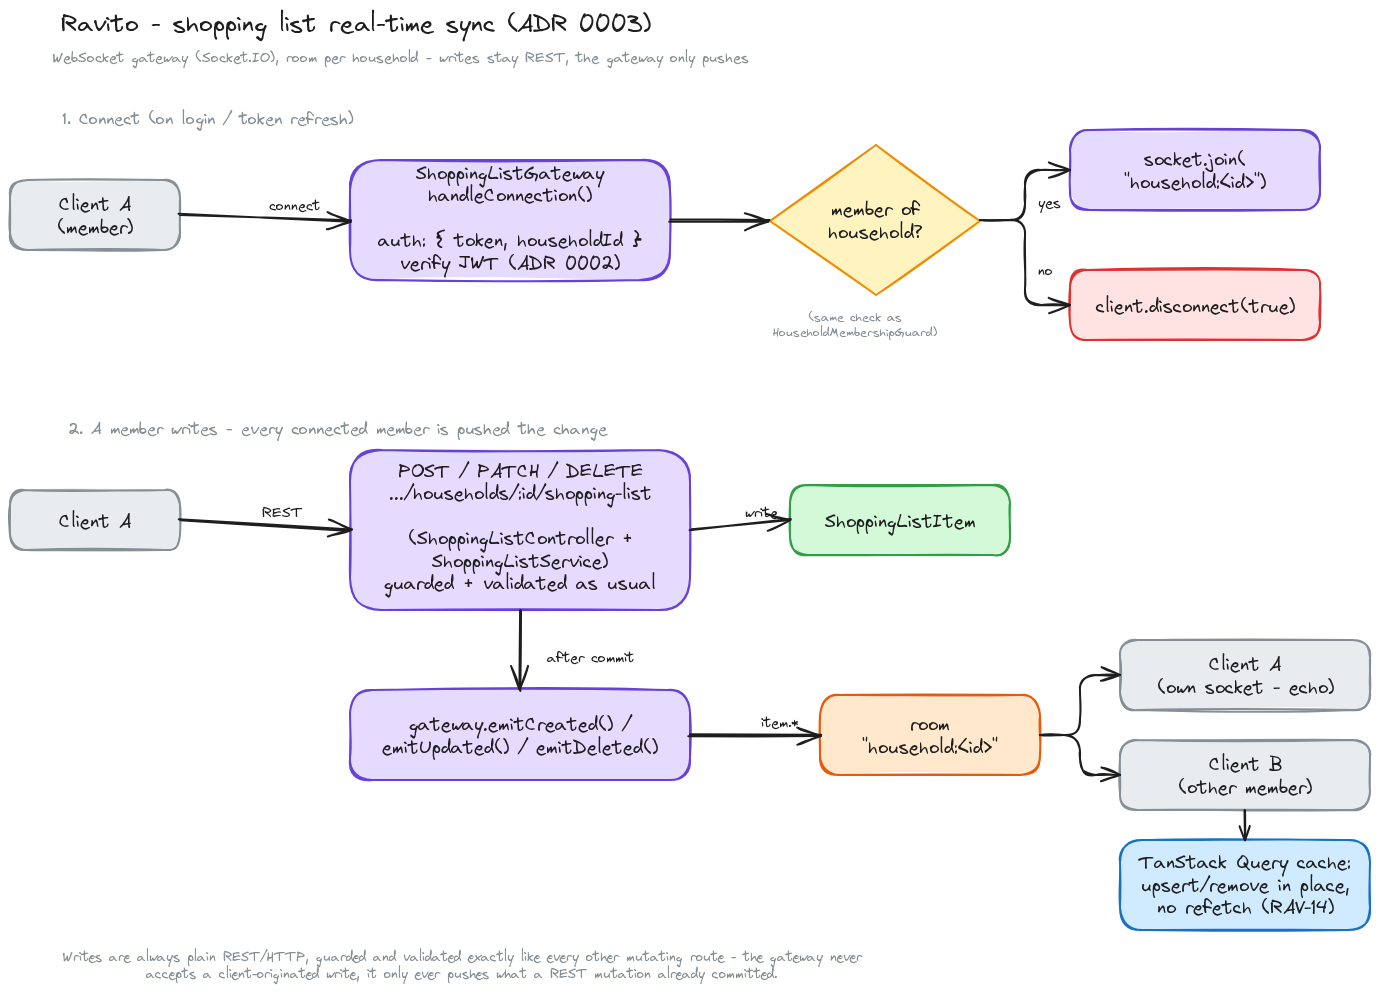

Python code for this plot:
"""Regenerates shopping-list-realtime.excalidraw. Run via the
excalidraw-diagrams skill:

    python3 docs/diagrams/shopping-list-realtime.py
    cd .claude/skills/excalidraw-diagrams/scripts && npm install
    node export_playwright.js \
        ../../../../docs/diagrams/shopping-list-realtime.excalidraw \
        ../../../../docs/diagrams/shopping-list-realtime.png
"""

import sys, os, subprocess

root = subprocess.check_output(
    ['git', 'rev-parse', '--show-toplevel'], text=True
).strip()
sys.path.insert(0, os.path.join(root, '.claude/skills/excalidraw-diagrams/scripts'))
from excalidraw_generator import Diagram

d = Diagram()

d.text_box(40, 20, 'Ravito - shopping list real-time sync (ADR 0003)', font_size=24)
d.text_box(
    40, 60,
    'WebSocket gateway (Socket.IO), room per household - writes stay REST, the gateway only pushes',
    font_size=14, color='#868e96',
)

# --- Phase 1: connect + authenticate ------------------------------------
d.text_box(60, 120, '1. Connect (on login / token refresh)', font_size=16, color='#868e96')

client_a1 = d.box(40, 190, 'Client A\n(member)', width=170, height=70, color='gray')
gateway_connect = d.box(
    380, 170,
    "ShoppingListGateway\nhandleConnection()\n\nauth: { token, householdId }\nverify JWT (ADR 0002)",
    width=320, height=120, color='violet',
)
d.arrow_between(client_a1, gateway_connect, 'connect', from_side='right', to_side='left')

member_check = d.box(
    800, 155, 'member of\nhousehold?',
    width=210, height=150, color='yellow', shape='diamond',
)
d.arrow_between(gateway_connect, member_check, from_side='right', to_side='left')
d.text_box(795, 320, '(same check as\nHouseholdMembershipGuard)', font_size=12, color='#868e96')

join_room = d.box(1100, 140, 'socket.join(\n"household:<id>")', width=250, height=80, color='violet')
d.arrow_between(member_check, join_room, 'yes', from_side='right', to_side='left')

disconnect = d.box(1100, 280, 'client.disconnect(true)', width=250, height=70, color='red')
d.arrow_between(member_check, disconnect, 'no', from_side='right', to_side='left')

# --- Phase 2: write + broadcast ------------------------------------------
d.text_box(60, 430, '2. A member writes - every connected member is pushed the change', font_size=16, color='#868e96')

client_a2 = d.box(40, 500, 'Client A', width=170, height=60, color='gray')
write_api = d.box(
    380, 460,
    'POST / PATCH / DELETE\n.../households/:id/shopping-list\n\n(ShoppingListController +\nShoppingListService)\nguarded + validated as usual',
    width=340, height=160, color='violet',
)
d.arrow_between(client_a2, write_api, 'REST', from_side='right', to_side='left')

item_db = d.box(820, 495, 'ShoppingListItem', width=220, height=70, color='green')
d.arrow_between(write_api, item_db, 'write', from_side='right', to_side='left')

emit = d.box(
    380, 700,
    'gateway.emitCreated() /\nemitUpdated() / emitDeleted()',
    width=340, height=90, color='violet',
)
d.arrow_between(write_api, emit, 'after commit', from_side='bottom', to_side='top')

room = d.box(850, 705, 'room\n"household:<id>"', width=220, height=80, color='orange')
d.arrow_between(emit, room, 'item.*', from_side='right', to_side='left')

client_a3 = d.box(1150, 650, "Client A\n(own socket - echo)", width=250, height=70, color='gray')
client_b = d.box(1150, 750, 'Client B\n(other member)', width=250, height=70, color='gray')
d.arrow_between(room, client_a3, from_side='right', to_side='left')
d.arrow_between(room, client_b, from_side='right', to_side='left')

cache_note = d.box(
    1150, 850,
    'TanStack Query cache:\nupsert/remove in place,\nno refetch (RAV-14)',
    width=250, height=90, color='blue',
)
d.arrow_between(client_b, cache_note, from_side='bottom', to_side='top')

d.text_box(
    40, 960,
    'Writes are always plain REST/HTTP, guarded and validated exactly like every other mutating route - the gateway never\n'
    'accepts a client-originated write, it only ever pushes what a REST mutation already committed.',
    font_size=13, color='#868e96',
)

out = os.path.join(root, 'docs/diagrams/shopping-list-realtime.excalidraw')
d.save(out)
print(f'written {out}')
